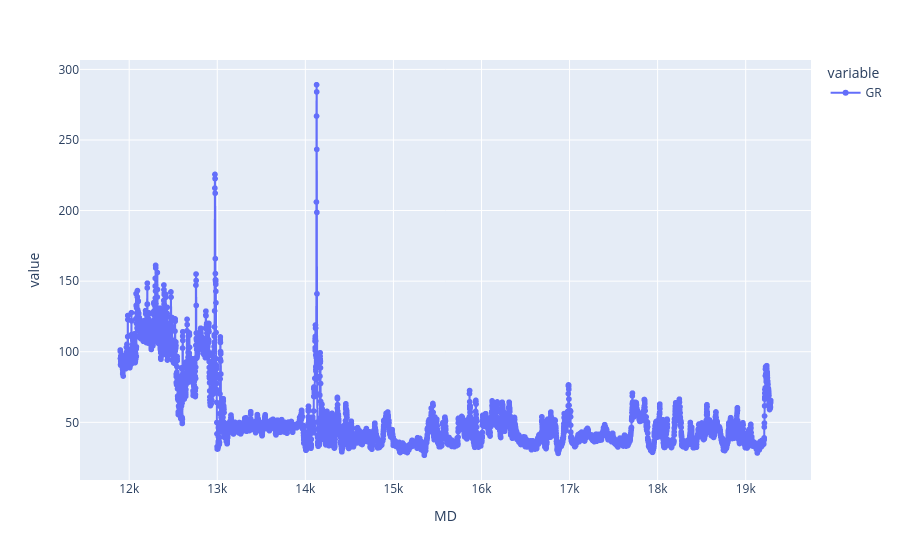

Notebook cell for this chart:
### Code cell
gr = well_data.set_index("MD").GR
px.line(gr.dropna(),markers=True)

### Figure 1 — Plotly figure (JSON) as saved in the notebook; plotly's stock layout.template omitted (floating-point values rounded to 4 significant figures; data arrays with more than 128 entries replaced by an {"elided": "..."} marker saying what was removed)
{"data": [{"hovertemplate": "variable=GR<br>MD=%{x}<br>value=%{y}<extra></extra>", "legendgroup": "GR", "line": {"color": "#636efa", "dash": "solid"}, "marker": {"symbol": "circle"}, "mode": "lines+markers", "name": "GR", "showlegend": true, "type": "scattergl", "x": {"elided": "7137 float values"}, "xaxis": "x", "y": {"elided": "7137 float values"}, "yaxis": "y"}], "layout": {"legend": {"title": {"text": "variable"}, "tracegroupgap": 0}, "margin": {"t": 60}, "xaxis": {"anchor": "y", "domain": [0, 1], "title": {"text": "MD"}}, "yaxis": {"anchor": "x", "domain": [0, 1], "title": {"text": "value"}}}}
